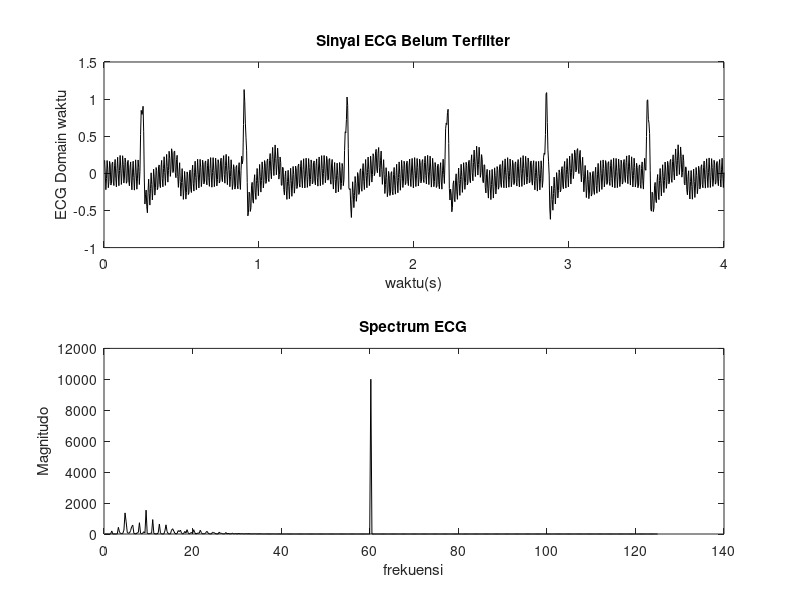
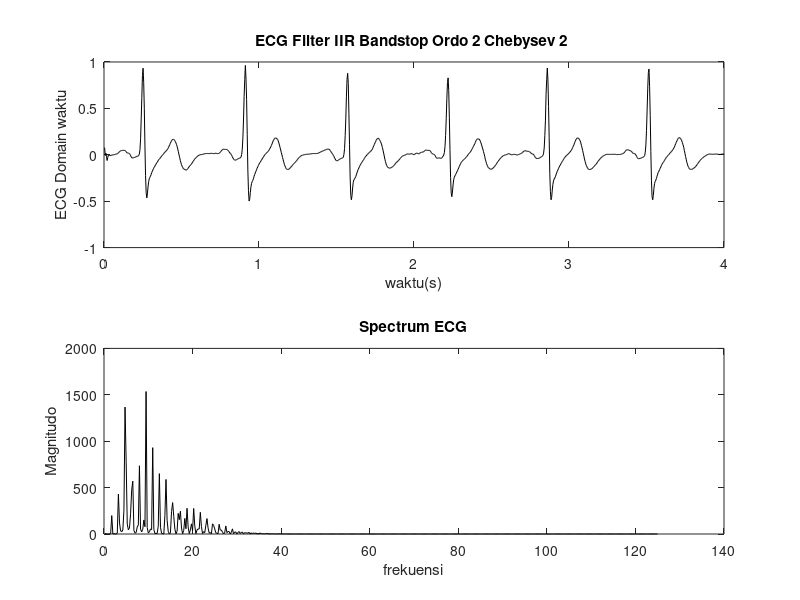

The MATLAB source for these figures, in order:
clc;clear all;
load ('ECG60.mat')
N=length(x);
fs=250;
t=(1:N)/fs;
L=2;            %% Filter Order
fh=62/(fs/2);   %% High Frequency
fl=58/(fs/2);   %% Low Frequency
rs=50;          %% Maximum Stopband ripple
%%%%%%%
figure(1)
subplot(2,1,1)
plot(t,x,'k')
title('Sinyal ECG Belum Terfilter')
ylabel('ECG Domain waktu')
xlabel('waktu(s)')
%%%%%
spectrum1=abs(fft(x));
mag=spectrum1.^2;
frek1=(1:N)*fs/N;
subplot(2,1,2)
plot(frek1(1:N/2),mag(1:N/2),'k')
title('Spectrum ECG')
ylabel('Magnitudo')
xlabel('frekuensi')
%%%% FIltr IIR 
[b,a]=cheby2(L,rs,[fl fh],'stop');      %%Filter Type
y=filter(b,a,x)
%%%%%
figure(4)
subplot(2,1,1)
plot(t,y,'k')
title('ECG Filter IIR Bandstop Ordo 2 Chebysev 2 ')
ylabel('ECG Domain waktu')
xlabel('waktu(s)')
%%%
spectrum2=abs(fft(y));
mag2=spectrum2.^2;
subplot(2,1,2)
plot(frek1(1:N/2),mag2(1:N/2),'k')
title('Spectrum ECG')
ylabel('Magnitudo')
xlabel('frekuensi')
